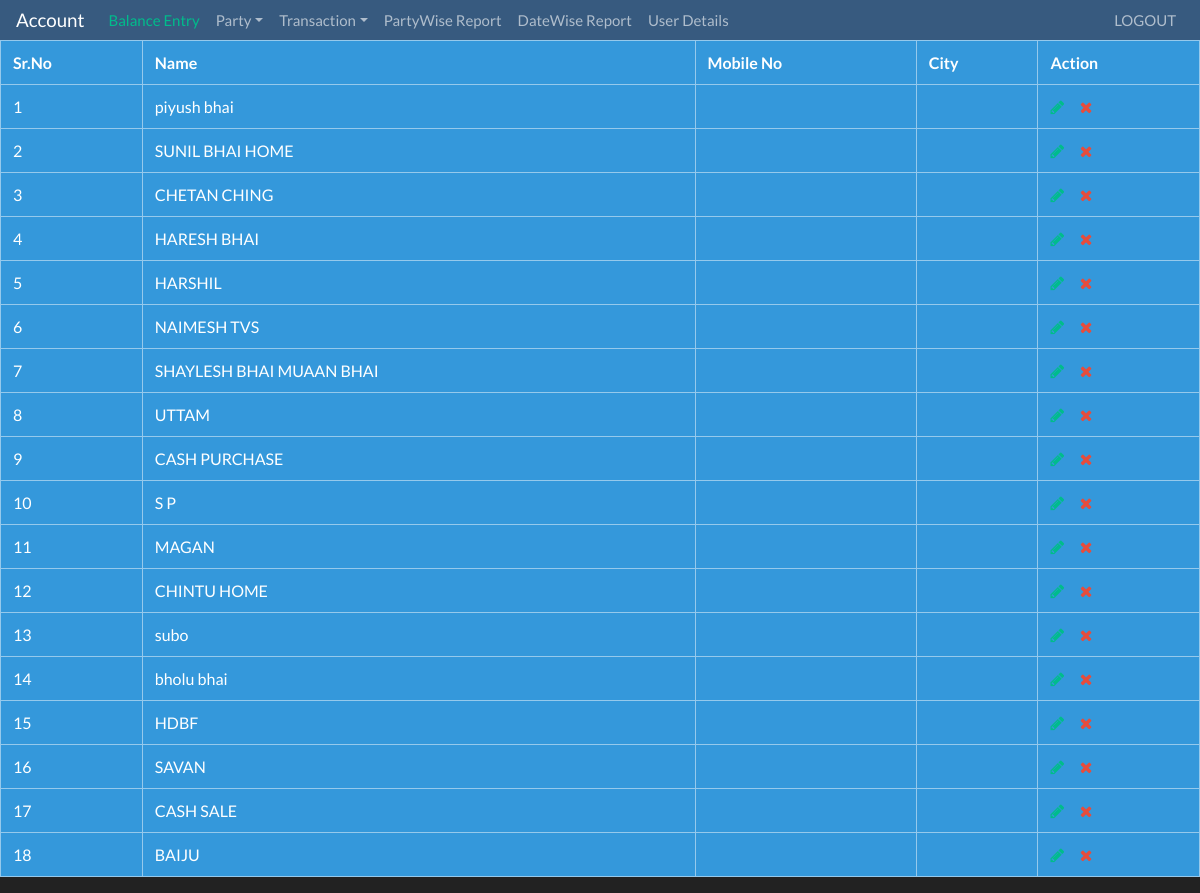
/view_party.php (signed in), run on the app's committed database.
### tables this page shows
CREATE TABLE `party` (
  `id` int(255) NOT NULL,
  `name` varchar(255) NOT NULL,
  `mobile` varchar(255) NOT NULL,
  `city` varchar(255) NOT NULL,
  `created_at` datetime NOT NULL DEFAULT CURRENT_TIMESTAMP,
  `updated_at` datetime NOT NULL DEFAULT '0000-00-00 00:00:00' ON UPDATE CURRENT_TIMESTAMP,
  `user_id` int(255) NOT NULL
);

### view_party.php (the view)
<?php
    include("include/header.php");
?>
        <table border="1" class="table table-info">
            <tr>
                <th>Sr.No</th>
                <th>Name</th>
                <th>Mobile No</th>
                <th>City</th>
                <th>Action</th>
            </tr>
            <?php
                $party=mysqli_query($con,"select * from party order by id desc");
                 $i=0;
                while($r=mysqli_fetch_array($party)){
                $i++;
            ?>
                <tr>
                        <td><?=$i?></td>
                        <td><?=$r['name'];?></td>
                        <td><?=$r['mobile'];?></td>
                        <td><?=$r['city'];?></td>
                        <td><a href="party.php?doid=<?=$r['id'];?>" class="text-success"><i class="fa fa-pencil"></i></a> &nbsp;&nbsp;&nbsp; <a href="party.php?did=<?=$r['id'];?>" class="text-danger"><i class="fa fa-close"></i></a></td>
                    </tr>
            <?php
                }
            ?>
        </table>
<?php
include("include/footer.php")
?>

### data on the page
party: name "piyush bhai"
party: name "SUNIL BHAI HOME"
party: name "CHETAN CHING"
party: name "HARESH BHAI"
party: name "HARSHIL"
party: name "NAIMESH TVS"
party: name "SHAYLESH BHAI MUAAN BHAI"
party: name "UTTAM"
party: name "CASH PURCHASE"
party: name "S P"
party: name "MAGAN"
party: name "CHINTU HOME"
party: name "subo"
party: name "bholu bhai"
party: name "HDBF"
party: name "SAVAN"
party: name "CASH SALE"
party: name "BAIJU"
